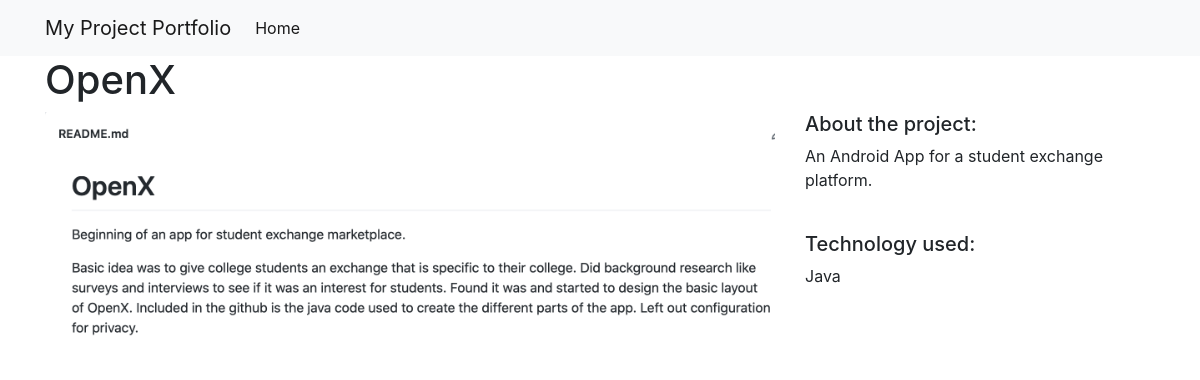
The page /projects/4/ on the database its author committed.
### projects/models.py (models this page shows)
class Projects(models.Model):
    title = models.CharField(max_length=100)
    description = models.TextField()
    technology = models.CharField(max_length=20)
    image = models.FilePathField(path='/img')

### projects/views.py (the view)
# urls.py: path("<int:pk>/", views.projects_detail, name="projects_detail"),
def projects_detail(request, pk):
    projects = Projects.objects.get(pk=pk)
    context = {
         'projects': projects
    }
    return render(request, 'projects_detail.html', context)

### projects/templates/projects_detail.html
{% extends "base.html" %}
{% load static %}
{% block page_content %}
<h1>{{ projects.title }}</h1>
<div class="row">
    <div class="col-md-8">
        <img src="{% static projects.image %}" alt="" width="100%">
    </div>
    <div class="col-md-4">
        <h5>About the project:</h5>
        <p>{{ projects.description }}</p>
        <br>
        <h5>Technology used:</h5>
        <p>{{ projects.technology }}</p>
    </div>
</div>
{% endblock %}

### rows shown on the page
Projects: title "OpenX", image (picture), description "An Android App for a student exchange platform.", technology "Java"
